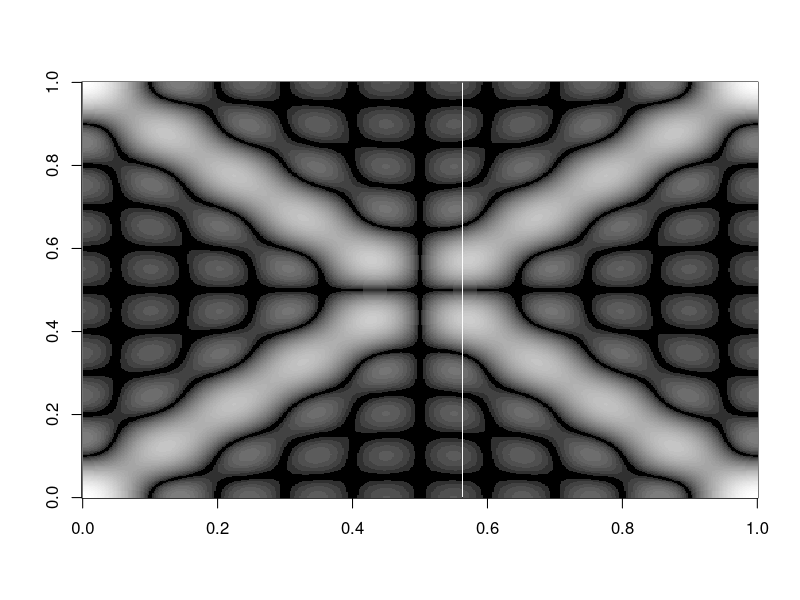

Generate this figure with R:
# Chilandi 63 - similar to Chilandi's original figure 63

# Generates an image similar to a "Chlandi Figure." Chlandi Figures are nodal patterns
# that occur on vibrating surfaces.

# The surface is modeled as a matrix, each point representing the 
# displacement of the surface while vibrating.
# The vibration is modled as the sum of a set of terms, each of which
# is a product of cos waves - one along the x direction, one along the y direction.
# The cos wave terms have different frequencies - starting with the 
# 'fundamental' frequency (wavelength is 1/2 the length of the surface),
# and followed by various 'harmonics'. 

t <- 0:500
f <- 2*pi/500
i <- 0
Chlandi  <- rep(1, 501) # first row is one, as cos(0) = 1

# Now add 500 more rows, first factor in each term varies as we go across a row (from t)
# second factor of each term varies as we go down a column (from i)
for ( i in 1:500) { 
  Chlandi  <- rbind(Chlandi , 
                    + cos(1/2*f*t)*cos(1/2*f*i) 
                    + cos(3/2*f*t)*cos(3/2*f*i)
                    + cos(5/2*f*t)*cos(5/2*f*i)
                    + cos(7/2*f*t)*cos(7/2*f*i)
                    + cos(9/2*f*t)*cos(9/2*f*i)
                    
  )
}
# Reset the graph layout in case it was previously set elsewhere.
par(mfrow=c(1,1))

# We want the matrix to record just the displacement of each
# point, not whether it happens to be up or down - in a standing
# wave the non nodal areas oscillate between positive and negative.
# So just take the absolute value of each point.
Chlandi <- abs(Chlandi)

# use the image or contour functions to display the results
image(Chlandi, col=grey.colors(40, start=0, end=1))
#contour(Chlandi)